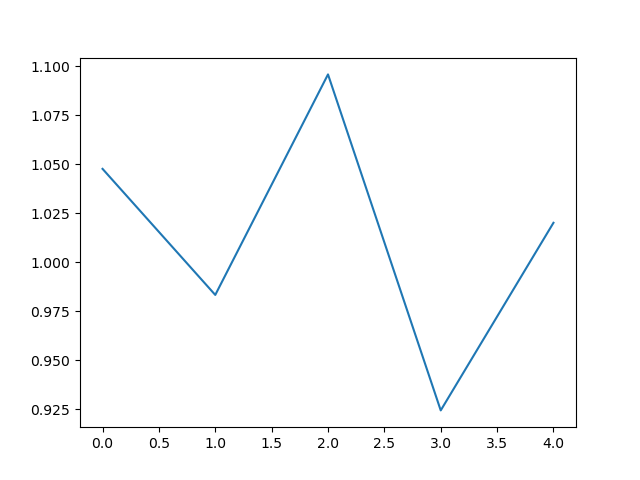

Source code (Python):
import matplotlib.pyplot as plt
import numpy as np


class MultiNewton(object):
    def __init__(self, f, dx0_f, dx1_f, grad_f, hessian_matrix):
        self.f = f
        self.dx0_f = dx0_f
        self.dx1_f = dx1_f
        self.grad_f = grad_f
        self.hessian_matrix = hessian_matrix

    def compute_dx(self, bar_x):
        grad = self.grad_f(bar_x)
        hessian_matrix = self.hessian_matrix(bar_x)
        dx = np.linalg.solve(hessian_matrix, - grad)
        return dx

    def solve(self, init_x, n_iter=100, tol=0.01):
        self.hist = np.zeros(n_iter)
        bar_x = init_x

        for i in range(n_iter):
            dx = self.compute_dx(bar_x)
            x = bar_x + dx
            print(f"x({i + 1}) = [{x[0]:.2f} {x[1]:.2f}]")
            bar_x = x
            norm_dx = np.linalg.norm(dx)
            self.hist[i] += norm_dx

            if norm_dx < tol:
                self.hist = self.hist[:i]
                break
        return x


def main():
    f = lambda x: 10 * (x[1] ** 2) + 10 * (x[0] ** 4) - 20 * (x[0] ** 2) * x[1] + 1 + x[0] ** 2 - 2 * x[0]
    dx0_f = lambda x: 40 * (x[0] ** 3) - 40 * x[0] * x[1] + 2 * x[0] - 2
    dx1_f = lambda x: 20 * x[1] - 20 * (x[0] ** 2)
    grad_f = lambda x: np.array([dx0_f(x), dx1_f(x)])
    hessian_matrix = lambda x: np.array([[120 * (x[0] ** 2) - 40 * x[1] + 2, 40 * x[0]], [40 * x[0], 20 - 40 * x[0]]])

    init_x = np.array([-2, 2])
    solver = MultiNewton(f, dx0_f, dx1_f, grad_f, hessian_matrix)
    res = solver.solve(init_x=init_x, n_iter=5)
    print(f"Solution is x = [{res[0]:.2f} {res[1]:.2f}]")

    errors = solver.hist
    epochs = np.arange(0, errors.shape[0])

    plt.rcParams["font.size"] = 13
    plt.plot(epochs, errors)
    plt.tight_layout()
    plt.savefig('subject6.png')


if __name__ == "__main__":
    main()
